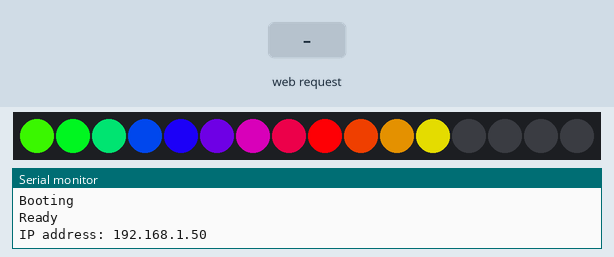
Recording of a sketch running on a simulated ESP32. Shown: 16 RGB LEDs in strip order, left to right, the last lines printed to the serial monitor. Inputs (shaded band) come from the test bench. Dim RGB values are drawn brighter than linear; WiFi joins after 1.5 s; servers stay silent unless stated; random numbers use the default seed unless the sketch sets one; not simulated (calls return 0 or success): env.h.

Above: at 2.7 s.
2.8 s: HTTP request GET /setState/?speed=120 received
At 2.86 s:
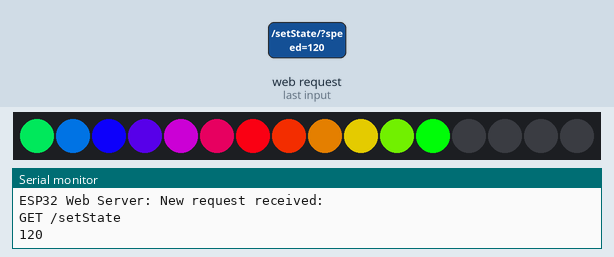
5.3 s: HTTP request GET /setState/?mode=0 received
At 5.4 s:
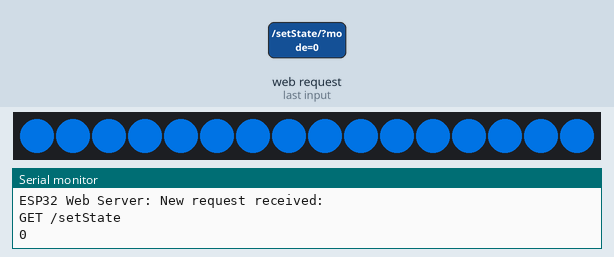
7.2 s: HTTP request GET /setState/?speed=1 received
At 7.6 s:
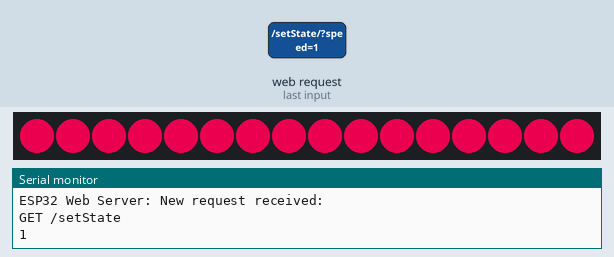
9.8 s: HTTP request GET /setState/?mode=1 received
At 10.0 s:
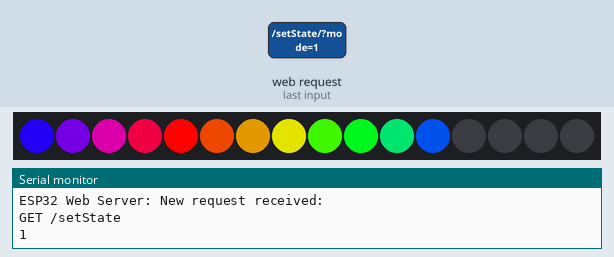
12.8 s: HTTP request GET /setState/?brightness=1 received
At 13.0 s:
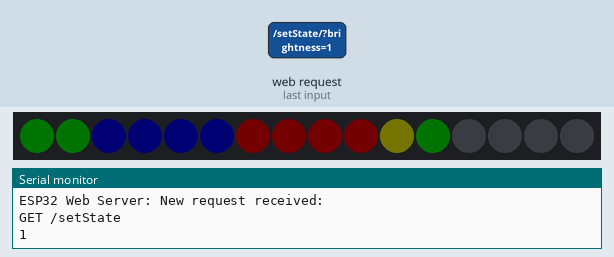
15.2 s: HTTP request GET /setState/?mode=120 received
At 16.0 s:
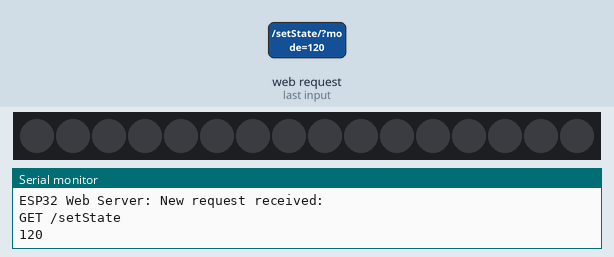
Timing chart, 0 to 17.7 s (numbered marks = the images above; inputs shaded):
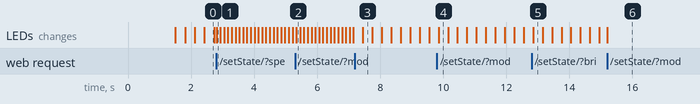

The sketch:

main.ino
```cpp
#include <WiFi.h>
#include <ESPmDNS.h>
#include <WiFiUdp.h>
#include <ArduinoOTA.h>
#include <FastLED.h>
#include <ESPAsyncWebServer.h>
#include "index.h"
#include "env.h"

#define DATA_PIN 13
#define NUM_LEDS 16

CRGB leds[NUM_LEDS];
int circlePatternEdges[8] = {1, 2, 4, 11, 13, 14, 8, 7};
int circlePattern[12] = {0, 1, 2, 3, 4, 11, 12, 13, 14, 15, 8, 7};

int i = 0;
int mode = 1;
int brightness = 255;
int speed = 10;

AsyncWebServer server(80);

/**
Light indexes:
+ -- -- -- -- +
| 00 01 02 03 |
| 07 06 05 04 |
| 08 09 10 11 |
| 15 14 13 12 |
+ -- -- -- -- +
**/

const char* ssid = WIFI_SSID;
const char* password = WIFI_PASS;

String getHTML() {
  String html = webpage;
  html.replace("%MODE%", String(mode));
  html.replace("%BRIGHTNESS%", String(brightness));
  html.replace("%SPEED%", String(speed));

  return html;
}

void setup() {
  if (true) { //OTA stuff
    Serial.begin(115200);
    Serial.println("Booting");
    WiFi.mode(WIFI_STA);
    WiFi.begin(ssid, password);
    while (WiFi.waitForConnectResult() != WL_CONNECTED) {
      Serial.println("Connection Failed! Rebooting...");
      delay(5000);
      ESP.restart();
    }

    // Port defaults to 3232
    // ArduinoOTA.setPort(3232);

    // Hostname defaults to esp3232-[MAC]
    // ArduinoOTA.setHostname("myesp32");

    // No authentication by default
    // ArduinoOTA.setPassword("admin");

    // Password can be set with it's md5 value as well
    // MD5(admin) = 21232f297a57a5a743894a0e4a801fc3
    // ArduinoOTA.setPasswordHash("21232f297a57a5a743894a0e4a801fc3");

    ArduinoOTA
      .onStart([]() {
        String type;
        if (ArduinoOTA.getCommand() == U_FLASH)
          type = "sketch";
        else // U_SPIFFS
          type = "filesystem";

        // NOTE: if updating SPIFFS this would be the place to unmount SPIFFS using SPIFFS.end()
        Serial.println("Start updating " + type);
      })
      .onEnd([]() {
        Serial.println("\nEnd");
      })
      .onProgress([](unsigned int progress, unsigned int total) {
        Serial.printf("Progress: %u%%\r", (progress / (total / 100)));
      })
      .onError([](ota_error_t error) {
        Serial.printf("Error[%u]: ", error);
        if (error == OTA_AUTH_ERROR) Serial.println("Auth Failed");
        else if (error == OTA_BEGIN_ERROR) Serial.println("Begin Failed");
        else if (error == OTA_CONNECT_ERROR) Serial.println("Connect Failed");
        else if (error == OTA_RECEIVE_ERROR) Serial.println("Receive Failed");
        else if (error == OTA_END_ERROR) Serial.println("End Failed");
      });

    ArduinoOTA.begin();

    Serial.println("Ready");
    Serial.print("IP address: ");
    Serial.println(WiFi.localIP());
  }
  // ========== Big Boy Hours ==========
  FastLED.addLeds<NEOPIXEL, DATA_PIN>(leds, NUM_LEDS);

  server.on("/", HTTP_GET, [](AsyncWebServerRequest* request) {
    Serial.println("ESP32 Web Server: New request received:");  // for debugging
    Serial.println("GET /");        // for debugging
    request->send(200, "text/html", getHTML());
  });
  server.on("/setState/", HTTP_GET, [](AsyncWebServerRequest* request) {
    Serial.println("ESP32 Web Server: New request received:");  // for debugging
    Serial.println("GET /setState");        // for debugging

    if (request->hasArg("mode")) {
      Serial.println(request->arg("mode"));

      mode = request->arg("mode").toInt();
    }
    if (request->hasArg("brightness")) {
      Serial.println(request->arg("brightness"));

      brightness = request->arg("brightness").toInt();
      FastLED.setBrightness(brightness);
    }
    if (request->hasArg("speed")) {
      Serial.println(request->arg("speed"));

      speed = request->arg("speed").toInt();
    }
    // int args = request->args();
    // for(int i=0;i<args;i++){
    //   Serial.printf("ARG[%s]: %s\n", request->argName(i).c_str(), request->arg(i).c_str());
    // }

    request->send(200);
  });

  // Start the server
  server.begin();

}


void loop() {
  ArduinoOTA.handle();
  FastLED.clear();
  if (mode == 0) { //Rainbow
    i = i % 255;
    fill_solid(leds, NUM_LEDS, CHSV(i, 255, 255));
  } else if (mode == 1) { //Circle
    i = i % 255;
    for (int j = 0; j < 12; j++) {
      leds[j] = CHSV(((i + (j*21)) % 255), 255, 255);
    }
  }
  else if (mode == 3) { //Alternating colors
    i = i % 16;
    for (int j = 0; j <= 15; j++) {
      leds[j] = (random(0,1) > 0.5) ? CRGB::Red : CRGB::Orange;
    }
  } else if (mode == 4) { //Snow
    i = i % 16;
    leds[i] = CRGB::White;
  } else if (mode == 5) { //Color Sections
    leds[1] = CRGB::Red;
    leds[2] = CRGB::Red;
    leds[4] = CRGB::Green;
    leds[11] = CRGB::Green;
    leds[7] = CRGB::Yellow;
    leds[8] = CRGB::Yellow;
    leds[14] = CRGB::Blue;
    leds[13] = CRGB::Blue;
  } else if (mode == 6) {
    i = i % 8;
    int redLed = circlePatternEdges[i];
    int blueLed = circlePatternEdges[(i + 4) % 8];
    Serial.print(redLed); Serial.print(" : "); Serial.print(i); Serial.print("\n");
    leds[redLed] = CRGB::Blue;
    leds[blueLed] = CRGB::Red;
  }

  FastLED.show();
  ++i;
  delay(speed);
}
```

index.h
```cpp
#ifndef WEBPAGE_H
#define WEBPAGE_H

const char* webpage = R"=====(
  <!DOCTYPE html>
<html>
  <head>
    <title>JankLight&trade; Control</title>
  </head>
  <body>
    Mode: <select id='mode' name='mode'>
      <option value='0'>Rainbow</option>
      <option value='1'>Flash</option>
      <option value='2'>Aurora</option>
      <option value='3'>Fire</option>
      <option value='4'>Police</option>
      <option value='6'>Purple</option>
    </select><br>
    Brightness: <input type='range' id='brightness_slider' name='brightness' min='0' max='255'><input type='number' min='0' max='255' id='brightness' name='brightness'> 0 Dimmest - 255 Brightest<br>
    Speed: <input type='range' id='speed_slider' name='speed' min='1' max='1000'><input type='number' min='1' max='1000' id='speed' name='speed'> 1 Really Fast - 1000 Really Slow<br>
    <script>
      const mode = document.querySelector('#mode');
      const brightness = document.querySelector('#brightness');
      const speed = document.querySelector('#speed');
      const brightness_slider = document.querySelector('#brightness_slider');
      const speed_slider = document.querySelector('#speed_slider');
      mode.value = %MODE%;
      brightness.value = %BRIGHTNESS%;
      speed.value = %SPEED%;
      //mode.value = 1;
      //brightness.value = 255;
      //speed.value = 10;

      brightness_slider.value = brightness.value;
      speed_slider.value = speed.value;

      brightness_slider.addEventListener('input', e => {
        brightness.value = brightness_slider.value;
      })
      brightness.addEventListener('input', e => {
        brightness_slider.value = brightness.value;
      })

      speed_slider.addEventListener('input', e => {
        speed.value = speed_slider.value;
      })
      speed.addEventListener('input', e => {
        speed_slider.value = speed.value;
      })

      mode.addEventListener('change', setState);
      brightness.addEventListener('change', setState);
      speed.addEventListener('change', setState);
      brightness_slider.addEventListener('change', setState);
      speed_slider.addEventListener('change', setState);

      function setState(e) {
        fetch('/setState/?' + e.target.name + '=' + e.target.value);
      }
    </script>
  </body>
</html>
)=====";

#endif;
```
